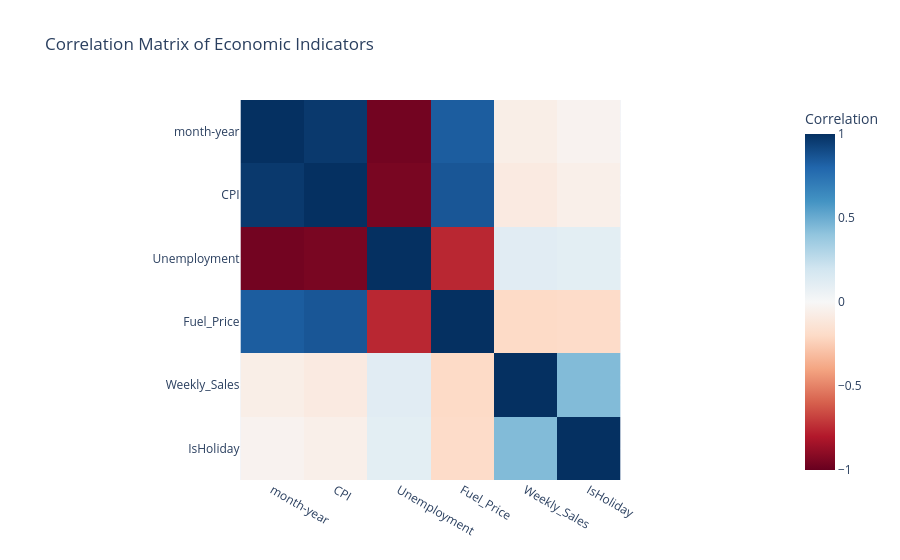

The code cell stored with this chart in its notebook:
### Code cell
# correlation matrix 

correlation_matrix = economy.corr()


fig = px.imshow(correlation_matrix,
                 labels=dict(color="Correlation"),
                 x=correlation_matrix.columns,
                 y=correlation_matrix.columns,
                 color_continuous_scale="RdBu",
                 zmin=-1, zmax=1,
                 title="Correlation Matrix of Economic Indicators")

fig.show()

### Figure 1 — Plotly figure (JSON) as saved in the notebook; plotly's stock layout.template omitted (floating-point values rounded to 4 significant figures)
{"data": [{"coloraxis": "coloraxis", "hovertemplate": "x: %{x}<br>y: %{y}<br>Correlation: %{z}<extra></extra>", "name": "0", "type": "heatmap", "x": ["month-year", "CPI", "Unemployment", "Fuel_Price", "Weekly_Sales", "IsHoliday"], "xaxis": "x", "y": ["month-year", "CPI", "Unemployment", "Fuel_Price", "Weekly_Sales", "IsHoliday"], "yaxis": "y", "z": [[1.0, 0.9678, -0.9688, 0.8342, -0.06651, -0.03317], [0.9678, 1.0, -0.9512, 0.8598, -0.09242, -0.05665], [-0.9688, -0.9512, 1.0, -0.7596, 0.1175, 0.1037], [0.8342, 0.8598, -0.7596, 1.0, -0.199, -0.1927], [-0.06651, -0.09242, 0.1175, -0.199, 1.0, 0.4408], [-0.03317, -0.05665, 0.1037, -0.1927, 0.4408, 1.0]]}], "layout": {"coloraxis": {"cmax": 1, "cmin": -1, "colorbar": {"title": {"text": "Correlation"}}, "colorscale": [[0, "rgb(103,0,31)"], [0.1, "rgb(178,24,43)"], [0.2, "rgb(214,96,77)"], [0.3, "rgb(244,165,130)"], [0.4, "rgb(253,219,199)"], [0.5, "rgb(247,247,247)"], [0.6, "rgb(209,229,240)"], [0.7, "rgb(146,197,222)"], [0.8, "rgb(67,147,195)"], [0.9, "rgb(33,102,172)"], [1, "rgb(5,48,97)"]]}, "title": {"text": "Correlation Matrix of Economic Indicators"}, "xaxis": {"anchor": "y", "constrain": "domain", "domain": [0, 1], "scaleanchor": "y"}, "yaxis": {"anchor": "x", "autorange": "reversed", "constrain": "domain", "domain": [0, 1]}}}
